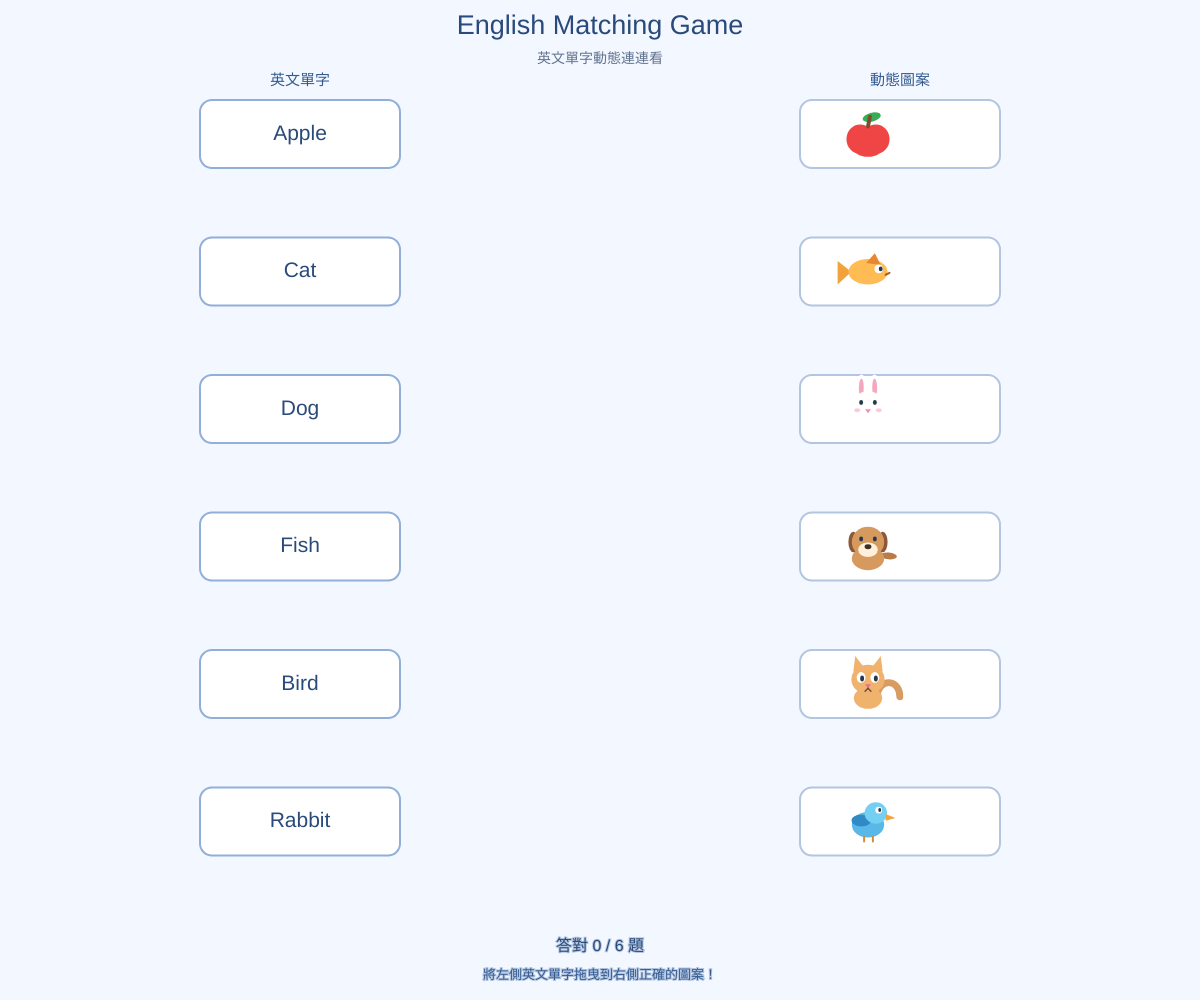
Frame 1 (no input)
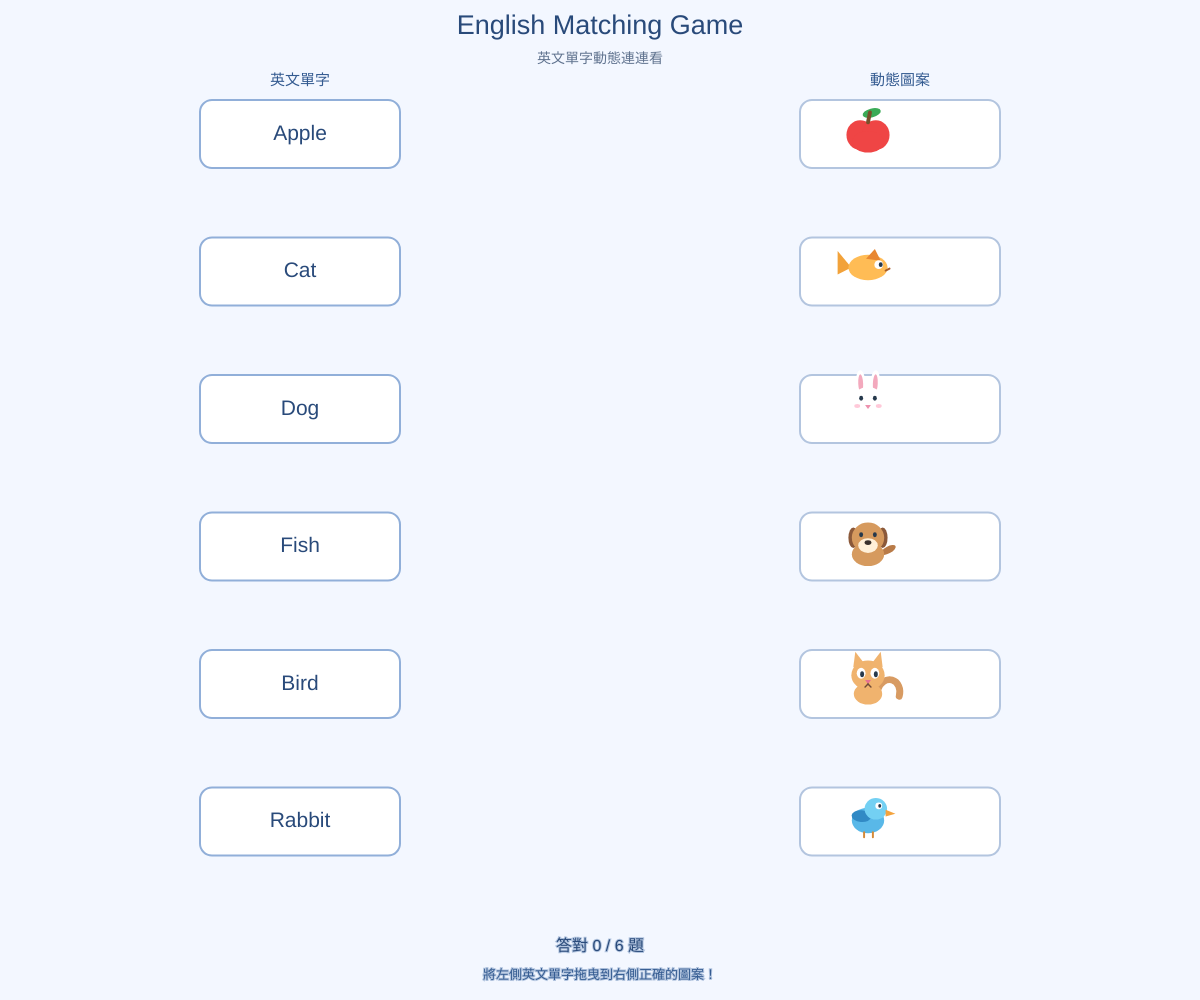
Frame 60 (no input)
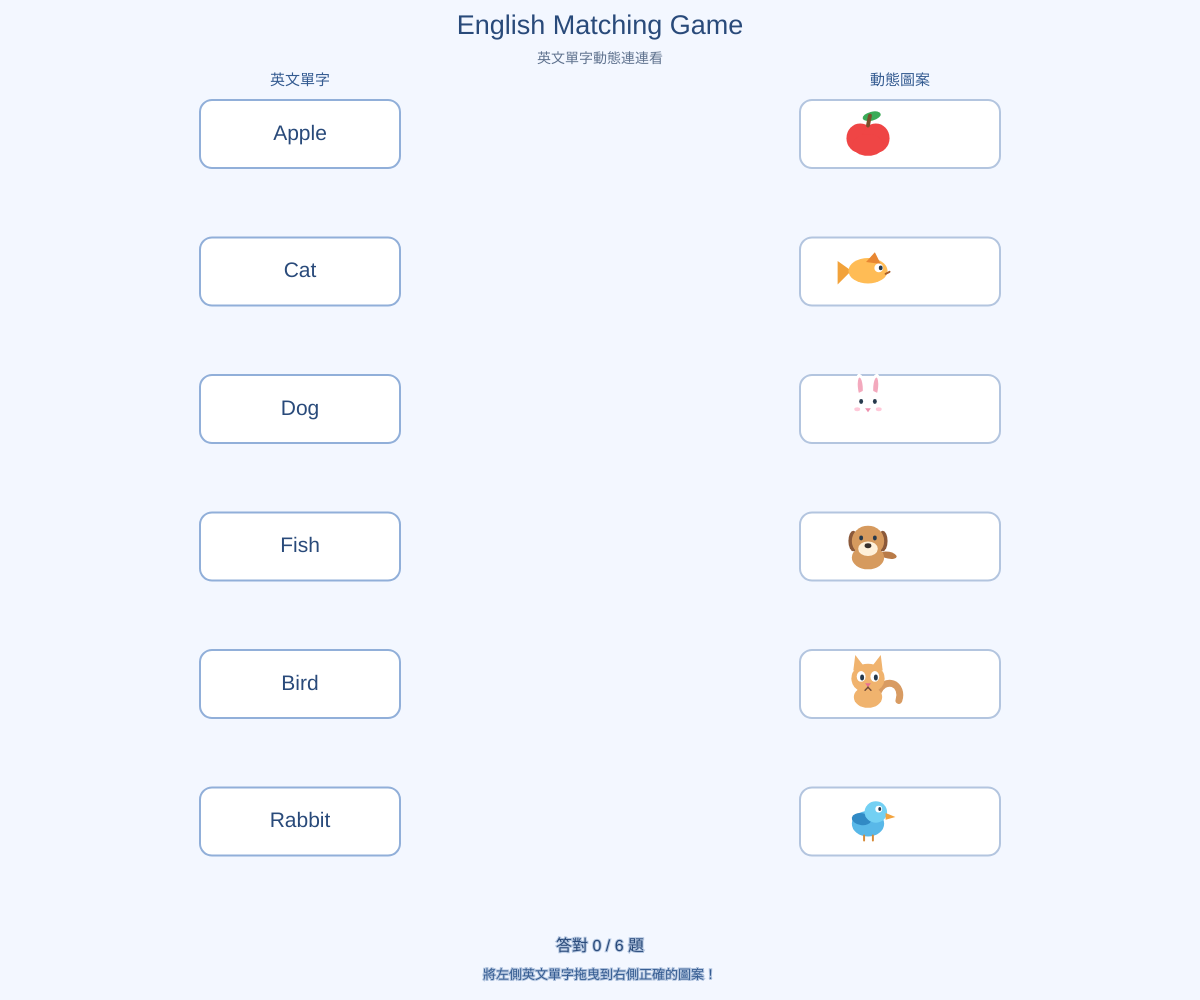
Frame 120 (the mouse pressed at the canvas centre since frame 60)

The p5.js sketch that drew these frames (run headless with seeded random() and noise() and a simulated clock; from frame 60 on, the mouse is pressed at the canvas centre):

// p5.js sketch
// ── sketch.js

/*
==================================================
  國小英文單字動態連連看
  使用 p5.js，完全不需要外部圖片或 GIF
  六題、拖曳配對、即時提示、成績結算、重新開始
==================================================
*/

// 1. 題庫
const questions = [
  { word: "Apple", meaning: "蘋果", type: "apple" },
  { word: "Cat", meaning: "貓", type: "cat" },
  { word: "Dog", meaning: "狗", type: "dog" },
  { word: "Fish", meaning: "魚", type: "fish" },
  { word: "Bird", meaning: "鳥", type: "bird" },
  { word: "Rabbit", meaning: "兔子", type: "rabbit" }
];

// 2. 遊戲變數
let wordCards = [];
let targets = [];
let draggedCard = null;

let correctCount = 0;
let attempts = 0;
let gameFinished = false;

let feedback = "將左側英文單字拖曳到右側正確的圖案！";
let feedbackColor = "#345b91";

let restartButton = { x: 0, y: 0, w: 180, h: 48 };

// 3. 初始化遊戲
function setup() {
  createCanvas(windowWidth, windowHeight);
  textFont("Arial");
  textAlign(CENTER, CENTER);

  resetGame();
}

// 4. 建立或重設遊戲
function resetGame() {
  correctCount = 0;
  attempts = 0;
  gameFinished = false;
  draggedCard = null;

  feedback = "將左側英文單字拖曳到右側正確的圖案！";
  feedbackColor = "#345b91";

  // 左側英文卡片維持固定順序
  wordCards = questions.map(q => ({
    word: q.word,
    x: 0, y: 0, w: 0, h: 0,
    matched: false
  }));

  // 右側圖案隨機排序
  let shuffled = [...questions];
  shuffle(shuffled, true);

  targets = shuffled.map(q => ({
    word: q.word,
    type: q.type,
    x: 0, y: 0, w: 0, h: 0,
    matched: false
  }));

  updateLayout();
}

// 5. 根據視窗大小調整版面
function updateLayout() {
  if (!wordCards.length) return;

  let cardW = min(200, width * 0.39);
  let cardH = constrain((height - 175) / 6 * 0.78, 42, 68);

  // 左右兩欄的中心位置
  let leftCenter = width * 0.25;
  let rightCenter = width * 0.75;

  // 窄螢幕使用較窄的卡片
  if (width < 400) {
    cardW = width * 0.39;
    leftCenter = width * 0.25;
    rightCenter = width * 0.75;
  }

  let rowGap = (height - 175) / 6;
  let startY = 100;

  for (let i = 0; i < wordCards.length; i++) {
    wordCards[i].x = leftCenter - cardW / 2;
    wordCards[i].y = startY + i * rowGap;
    wordCards[i].w = cardW;
    wordCards[i].h = cardH;

    targets[i].x = rightCenter - cardW / 2;
    targets[i].y = startY + i * rowGap;
    targets[i].w = cardW;
    targets[i].h = cardH;
  }
}

// 6. 每一幀都會重新繪製，產生動畫
function draw() {
  background("#f3f7ff");

  // 遊戲標題
  noStroke();
  fill("#294a7a");
  textSize(min(27, width * 0.065));
  text("English Matching Game", width / 2, 27);

  fill("#60738f");
  textSize(14);
  text("英文單字動態連連看", width / 2, 59);

  // 欄位標題
  fill("#345b91");
  textSize(15);
  text("英文單字", width * 0.25, 81);
  text("動態圖案", width * 0.75, 81);

  // 左側單字
  for (let card of wordCards) {
    drawWordCard(card);
  }

  // 右側動態圖案
  for (let target of targets) {
    drawTarget(target);
  }

  // 底部成績與提示
  fill("#294a7a");
  textSize(16);
  text("答對 " + correctCount + " / 6 題", width / 2, height - 53);

  fill(feedbackColor);
  textSize(13);
  text(feedback, width / 2, height - 25);

  // 完成六題時顯示成績視窗
  if (gameFinished) {
    drawResult();
  }
}

// 7. 繪製英文單字卡片
function drawWordCard(card) {
  let x = card.x;
  let y = card.y;

  // 拖曳時，卡片跟著滑鼠移動
  if (draggedCard === card) {
    x = mouseX - draggedCard.offsetX;
    y = mouseY - draggedCard.offsetY;
  }

  // 依照狀態設定顏色
  if (card.matched) {
    fill("#d9f4df");
    stroke("#52ad70");
  } else if (draggedCard === card) {
    fill("#fff0c9");
    stroke("#e6a23c");
  } else {
    fill("#ffffff");
    stroke("#91afd9");
  }

  strokeWeight(2);
  rect(x, y, card.w, card.h, 12);

  noStroke();
  fill("#294a7a");
  textSize(min(21, card.w * 0.17));
  text(card.word, x + card.w / 2, y + card.h / 2);
}

// 8. 繪製右側目標卡片
function drawTarget(target) {
  if (target.matched) {
    fill("#e0f8e5");
    stroke("#52ad70");
  } else {
    fill("#ffffff");
    stroke("#b3c5df");
  }

  strokeWeight(2);
  rect(target.x, target.y, target.w, target.h, 12);

  // 讓圖案在卡片中間偏左的位置持續動畫
  let iconX = target.x + target.w * 0.34;
  let iconY = target.y + target.h / 2;
  let iconSize = min(target.h * 0.72, target.w * 0.34);

  push();
  translate(iconX, iconY);
  drawAnimatedAnimal(target.type, iconSize);
  pop();

  // 配對成功後顯示單字
  if (target.matched) {
    noStroke();
    fill("#247642");
    textSize(min(13, target.w * 0.11));
    text(
      target.word + " ✓",
      target.x + target.w * 0.72,
      target.y + target.h / 2
    );
  }
}

// 9. 根據種類繪製會動的圖案
function drawAnimatedAnimal(type, s) {
  // sin(frameCount) 讓圖案上下或左右移動
  let bob = sin(frameCount * 0.08) * s * 0.08;

  push();
  translate(0, bob);
  scale(s / 50);

  if (type === "apple") drawApple();
  if (type === "cat") drawCat();
  if (type === "dog") drawDog();
  if (type === "fish") drawFish();
  if (type === "bird") drawBird();
  if (type === "rabbit") drawRabbit();

  pop();
}

// 10. 蘋果動畫
function drawApple() {
  noStroke();

  // 蘋果本體
  fill("#ef4545");
  ellipse(-8, 5, 28, 30);
  ellipse(8, 5, 28, 30);
  ellipse(0, 12, 32, 22);

  // 葉子
  push();
  rotate(-0.25);
  fill("#3aab57");
  ellipse(8, -16, 19, 9);
  pop();

  // 果梗
  stroke("#79502b");
  strokeWeight(4);
  line(0, -8, 2, -18);
}

// 11. 貓咪動畫
function drawCat() {
  noStroke();

  // 尾巴搖動
  push();
  translate(16, 12);
  rotate(sin(frameCount * 0.12) * 0.35);
  noFill();
  stroke("#d89b62");
  strokeWeight(7);
  arc(5, 0, 23, 28, PI, TWO_PI);
  pop();

  noStroke();
  fill("#f0b36e");

  // 身體與頭
  ellipse(0, 14, 29, 22);
  ellipse(0, -5, 34, 30);

  // 耳朵
  triangle(-15, -13, -13, -29, -3, -16);
  triangle(15, -13, 13, -29, 3, -16);

  // 眼睛
  fill("#ffffff");
  ellipse(-7, -7, 9, 11);
  ellipse(7, -7, 9, 11);

  fill("#26394c");
  ellipse(-6, -6, 4, 6);
  ellipse(8, -6, 4, 6);

  // 鼻子
  fill("#e76f91");
  triangle(-3, 0, 3, 0, 0, 4);

  // 嘴巴
  stroke("#714b38");
  strokeWeight(1.5);
  line(0, 4, -3, 7);
  line(0, 4, 3, 7);
}

// 12. 狗狗動畫
function drawDog() {
  noStroke();

  // 搖尾巴
  push();
  translate(18, 9);
  rotate(sin(frameCount * 0.18) * 0.5);
  fill("#b97b48");
  ellipse(3, 0, 17, 7);
  pop();

  // 身體
  fill("#d69a5e");
  ellipse(0, 12, 33, 24);

  // 耳朵
  fill("#8b593a");
  ellipse(-15, -5, 10, 21);
  ellipse(15, -5, 10, 21);

  // 頭
  fill("#d69a5e");
  ellipse(0, -5, 33, 31);

  // 嘴部
  fill("#fff0d9");
  ellipse(0, 3, 20, 15);

  // 眼睛
  fill("#26394c");
  ellipse(-7, -8, 4, 5);
  ellipse(7, -8, 4, 5);

  // 鼻子
  fill("#39302c");
  ellipse(0, 0, 7, 5);
}

// 13. 魚兒動畫
function drawFish() {
  // 魚尾左右擺動
  let tailMove = sin(frameCount * 0.18) * 5;

  noStroke();

  fill("#f2a23a");
  triangle(-17, 0, -31, -12 + tailMove, -31, 12 + tailMove);

  // 魚身
  fill("#ffbc55");
  ellipse(0, 0, 40, 26);

  // 魚鰭
  fill("#e88732");
  triangle(-2, -9, 7, -19, 13, -7);

  // 眼睛
  fill("#ffffff");
  ellipse(11, -3, 9, 9);

  fill("#26394c");
  ellipse(13, -3, 4, 5);

  // 嘴巴
  stroke("#a85d29");
  strokeWeight(2);
  line(18, 3, 22, 1);
}

// 14. 小鳥動畫
function drawBird() {
  let wingMove = sin(frameCount * 0.22) * 9;

  noStroke();

  // 身體
  fill("#59b8e8");
  ellipse(0, 3, 33, 26);

  // 翅膀拍動
  push();
  translate(-2, 1);
  rotate(radians(wingMove));
  fill("#318ac5");
  ellipse(-5, -2, 20, 12);
  pop();

  // 頭
  fill("#73d0f3");
  ellipse(8, -9, 23, 22);

  // 嘴巴
  fill("#f3a33d");
  triangle(18, -8, 28, -4, 18, -1);

  // 眼睛
  fill("#ffffff");
  ellipse(11, -12, 7, 7);

  fill("#26394c");
  ellipse(12, -12, 3, 4);

  // 腳
  stroke("#d68a37");
  strokeWeight(2);
  line(-4, 15, -4, 20);
  line(5, 15, 5, 20);
}

// 15. 兔子動畫
function drawRabbit() {
  noStroke();

  // 耳朵輕微擺動
  push();
  translate(-7, -11);
  rotate(sin(frameCount * 0.1) * 0.15);
  fill("#ffffff");
  ellipse(0, -11, 10, 27);
  fill("#f3a9bd");
  ellipse(0, -11, 5, 19);
  pop();

  push();
  translate(7, -11);
  rotate(-sin(frameCount * 0.1) * 0.15);
  fill("#ffffff");
  ellipse(0, -11, 10, 27);
  fill("#f3a9bd");
  ellipse(0, -11, 5, 19);
  pop();

  // 身體與頭
  fill("#ffffff");
  ellipse(0, 12, 29, 24);
  ellipse(0, -4, 31, 29);

  // 眼睛
  fill("#26394c");
  ellipse(-7, -7, 4, 5);
  ellipse(7, -7, 4, 5);

  // 鼻子
  fill("#ed91ae");
  triangle(-3, 0, 3, 0, 0, 4);

  // 腮紅
  fill("#ffc9d9");
  ellipse(-11, 1, 6, 4);
  ellipse(11, 1, 6, 4);
}

// 16. 按下滑鼠：選取單字
function mousePressed() {
  // 結算畫面只處理重新開始按鈕
  if (gameFinished) {
    if (
      mouseX >= restartButton.x &&
      mouseX <= restartButton.x + restartButton.w &&
      mouseY >= restartButton.y &&
      mouseY <= restartButton.y + restartButton.h
    ) {
      resetGame();
    }
    return;
  }

  // 由後往前檢查，避免重疊時選錯卡片
  for (let i = wordCards.length - 1; i >= 0; i--) {
    let card = wordCards[i];

    if (
      !card.matched &&
      mouseX >= card.x &&
      mouseX <= card.x + card.w &&
      mouseY >= card.y &&
      mouseY <= card.y + card.h
    ) {
      draggedCard = card;

      // 記錄滑鼠在卡片上的抓取位置
      draggedCard.offsetX = mouseX - card.x;
      draggedCard.offsetY = mouseY - card.y;
      return;
    }
  }
}

// 17. 放開滑鼠：判斷配對
function mouseReleased() {
  if (!draggedCard || gameFinished) {
    draggedCard = null;
    return;
  }

  let droppedTarget = null;

  // 找出滑鼠放開時所在的目標
  for (let target of targets) {
    if (
      !target.matched &&
      mouseX >= target.x &&
      mouseX <= target.x + target.w &&
      mouseY >= target.y &&
      mouseY <= target.y + target.h
    ) {
      droppedTarget = target;
      break;
    }
  }

  // 放到圖片卡上才算一次作答
  if (droppedTarget) {
    attempts++;

    if (draggedCard.word === droppedTarget.word) {
      // 答對：鎖定配對
      draggedCard.matched = true;
      droppedTarget.matched = true;
      correctCount++;

      feedback = "答對了！Great job!";
      feedbackColor = "#218347";
    } else {
      // 答錯：保留重新作答的機會
      feedback = "不太對喔，再試一次！Try again!";
      feedbackColor = "#d64b4b";
    }
  }

  // 沒有答對的卡片會回到原位
  draggedCard = null;

  // 全部六題完成
  if (correctCount === questions.length) {
    gameFinished = true;
    feedback = "恭喜完成所有題目！";
    feedbackColor = "#218347";
  }
}

// 18. 成績結算視窗
function drawResult() {
  // 半透明遮罩
  noStroke();
  fill(20, 35, 60, 190);
  rect(0, 0, width, height);

  // 成績卡片
  let panelW = min(350, width - 30);
  let panelH = 270;
  let panelX = (width - panelW) / 2;
  let panelY = (height - panelH) / 2;

  fill("#ffffff");
  stroke("#dbe5f4");
  strokeWeight(2);
  rect(panelX, panelY, panelW, panelH, 22);

  noStroke();
  fill("#294a7a");
  textSize(26);
  text("測驗完成！", width / 2, panelY + 38);

  fill("#218347");
  textSize(20);
  text(
    "答對題數：" + correctCount + " / 6",
    width / 2,
    panelY + 85
  );

  // 每題約 16.67 分，滿分 100 分
  let score = Math.round(correctCount / 6 * 100);

  fill("#e6a23c");
  textSize(35);
  text(score + " 分", width / 2, panelY + 135);

  fill("#60738f");
  textSize(14);
  text(
    "總配對次數：" + attempts,
    width / 2,
    panelY + 176
  );

  // 重新開始按鈕
  restartButton = {
    x: width / 2 - 85,
    y: panelY + 205,
    w: 170,
    h: 45
  };

  fill("#4386dc");
  noStroke();
  rect(
    restartButton.x,
    restartButton.y,
    restartButton.w,
    restartButton.h,
    12
  );

  fill("#ffffff");
  textSize(17);
  text(
    "再玩一次",
    width / 2,
    restartButton.y + restartButton.h / 2
  );
}

// 19. 視窗尺寸改變時重新排版
function windowResized() {
  resizeCanvas(windowWidth, windowHeight);
  updateLayout();
}
